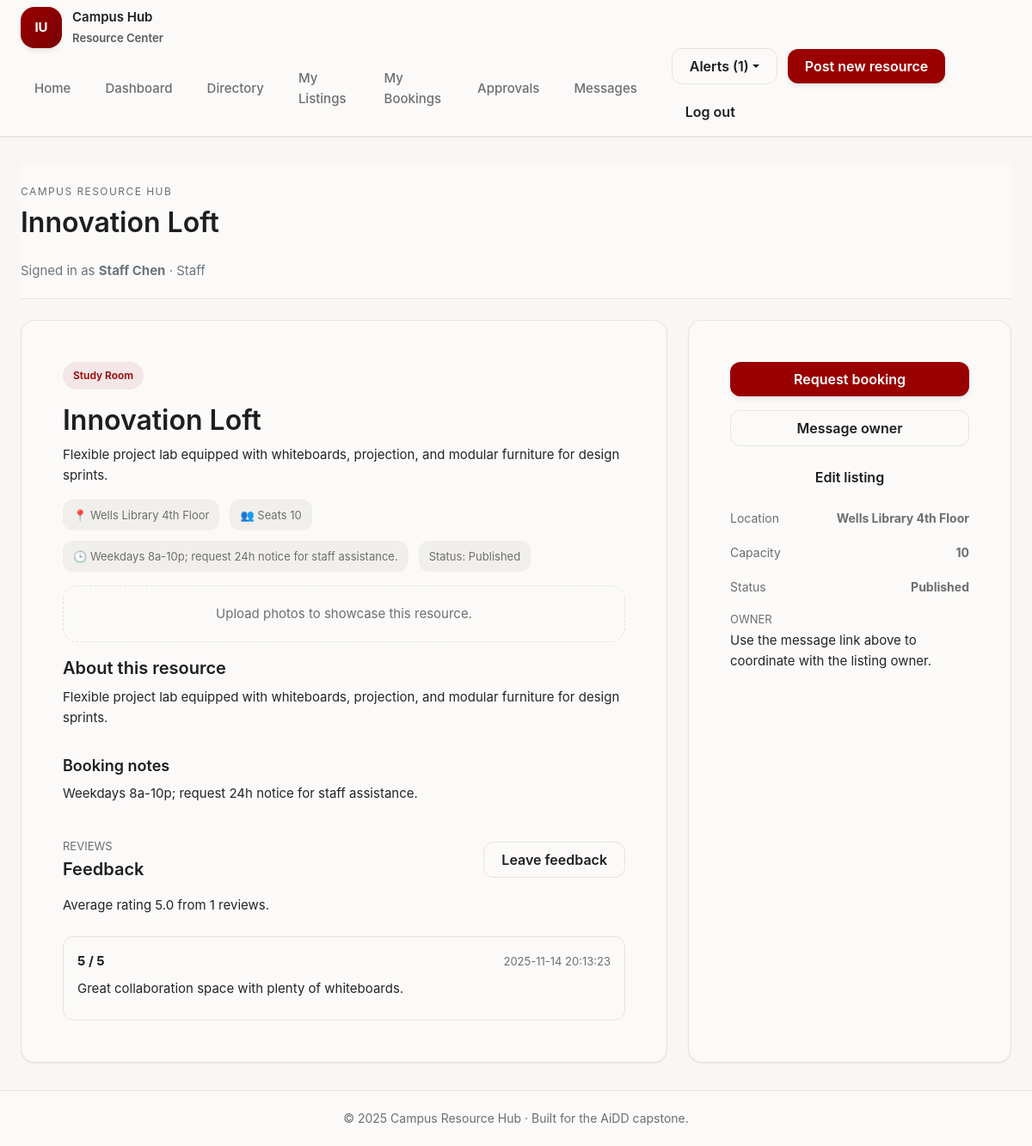
/resources/1 (signed in), run on the app's committed database.
### tables this page shows
CREATE TABLE resources (
    resource_id INTEGER PRIMARY KEY AUTOINCREMENT,
    owner_id INTEGER NOT NULL,
    title TEXT NOT NULL,
    summary TEXT NOT NULL,
    category TEXT NOT NULL,
    location TEXT NOT NULL,
    capacity INTEGER NOT NULL,
    availability_notes TEXT,
    status TEXT NOT NULL DEFAULT 'draft',
    created_at TEXT DEFAULT CURRENT_TIMESTAMP,
    updated_at TEXT DEFAULT CURRENT_TIMESTAMP,
    FOREIGN KEY(owner_id) REFERENCES users(user_id)
);

CREATE TABLE users (
    user_id INTEGER PRIMARY KEY AUTOINCREMENT,
    name TEXT NOT NULL,
    email TEXT NOT NULL UNIQUE,
    password_hash TEXT NOT NULL,
    role TEXT NOT NULL CHECK(role IN ('student','staff','admin')),
    department TEXT,
    email_verified INTEGER DEFAULT 0,
    created_at TEXT DEFAULT CURRENT_TIMESTAMP
);

CREATE TABLE reviews (
    review_id INTEGER PRIMARY KEY AUTOINCREMENT,
    resource_id INTEGER NOT NULL,
    reviewer_id INTEGER NOT NULL,
    rating INTEGER NOT NULL CHECK(rating BETWEEN 1 AND 5),
    comment TEXT,
    created_at TEXT DEFAULT CURRENT_TIMESTAMP,
    FOREIGN KEY(resource_id) REFERENCES resources(resource_id),
    FOREIGN KEY(reviewer_id) REFERENCES users(user_id)
);

### src/controllers/resource_controller.py (the view)
@resource_bp.route('/<int:resource_id>')
def detail(resource_id: int):
    resource = ResourceDAL.get_resource_by_id(resource_id)
    if not resource:
        flash('Resource not found.', 'warning')
        return redirect(url_for('resource.browse'))
    if resource.status != 'published' and (
        not current_user.is_authenticated or resource.owner_id != current_user.user_id
    ):
        flash('This listing is not currently available.', 'warning')
        return redirect(url_for('resource.browse'))
    related = ResourceDAL.get_related_resources(resource.category, exclude_id=resource_id)
    reviews = ReviewDAL.list_for_resource(resource_id)
    rating_stats = ReviewDAL.get_average_for_resource(resource_id)
    return render_template('resources/detail.html', resource=resource, related=related, reviews=reviews, rating_stats=rating_stats)

### src/data_access/db.py (called while the page is built)
def get_connection(close_only: bool = False) -> Optional[sqlite3.Connection]:
    if close_only:
        return getattr(g, '_database', None)
    conn = getattr(g, '_database', None)
    if conn is None:
        database_path = current_app.config['DATABASE_PATH']
        conn = g._database = sqlite3.connect(database_path, detect_types=sqlite3.PARSE_DECLTYPES)
        conn.row_factory = sqlite3.Row
    return conn

### src/data_access/notification_dal.py (called while the page is built)
    @staticmethod
    def list_for_user(user_id: int, limit: int = 10) -> List[dict]:
        conn = get_connection()
        rows = conn.execute(
            'SELECT * FROM notifications WHERE user_id = ? ORDER BY created_at DESC LIMIT ?',
            (user_id, limit)
        ).fetchall()
        return [dict(row) for row in rows]

### src/data_access/resource_dal.py (called while the page is built)
    @staticmethod
    def _row_to_resource(row) -> Optional[Resource]:
        if row is None:
            return None
        gallery_rows = ResourceDAL._fetch_gallery(row['resource_id'])
        return Resource(
            resource_id=row['resource_id'],
            owner_id=row['owner_id'],
            title=row['title'],
            summary=row['summary'],
            category=row['category'],
            location=row['location'],
            capacity=row['capacity'],
            availability_notes=row['availability_notes'],
            status=row['status'],
            gallery=gallery_rows,
        )

    @staticmethod
    def _fetch_gallery(resource_id: int) -> List[str]:
        conn = get_connection()
        rows = conn.execute(
            'SELECT file_path FROM resource_images WHERE resource_id = ? ORDER BY image_id ASC',
            (resource_id,)
        ).fetchall()
        return [row['file_path'] for row in rows]

    @staticmethod
    def get_resource_by_id(resource_id: int) -> Optional[Resource]:
        conn = get_connection()
        row = conn.execute('SELECT * FROM resources WHERE resource_id = ?', (resource_id,)).fetchone()
        return ResourceDAL._row_to_resource(row)

    @staticmethod
    def get_related_resources(category: str, exclude_id: int, limit: int = 3) -> List[Resource]:
        conn = get_connection()
        rows = conn.execute(
            'SELECT * FROM resources WHERE category = ? AND resource_id != ? AND status = ? ORDER BY created_at DESC LIMIT ?',
            (category, exclude_id, 'published', limit)
        ).fetchall()
        return [ResourceDAL._row_to_resource(row) for row in rows]

### src/templates/resources/detail.html (shortened to what this page needs)
{% extends 'layout.html' %}
{% block page_heading %}{{ resource.title }}{% endblock %}
{% block content %}
<div class="detail-grid">
    <section class="card-surface p-5 resource-hero">
        <div>
            <p class="badge-pill mb-3">{{ resource.category }}</p>
            <h1 class="text-h1 mb-2">{{ resource.title }}</h1>
            <p class="text-body mb-0">{{ resource.summary or 'Detailed description coming soon.' }}</p>
        </div>
        <div class="resource-meta-list">
            {% if resource.location %}<span class="resource-meta-item">📍 {{ resource.location }}</span>{% endif %}
            {% if resource.capacity %}<span class="resource-meta-item">👥 Seats {{ resource.capacity }}</span>{% endif %}
            {% if resource.availability_notes %}<span class="resource-meta-item">🕒 {{ resource.availability_notes }}</span>{% endif %}
            {% if resource.status %}<span class="resource-meta-item">Status: {{ resource.status|title }}</span>{% endif %}
        </div>
        <div class="resource-gallery">
            {% if resource.gallery %}
                {% for image in resource.gallery %}
                <img src="{{ url_for('static', filename=image) }}" class="img-fluid rounded mb-2" alt="Photo of {{ resource.title }}">
                {% endfor %}
            {% else %}
                <p class="mb-0">Upload photos to showcase this resource.</p>
            {% endif %}
        </div>
        <section>
            <h2 class="text-h3 mb-2">About this resource</h2>
            <p class="text-body">{{ resource.description or resource.summary or 'Add a detailed description to help students plan ahead.' }}</p>
        </section>
        <section>
            <h3 class="text-h4 mb-2">Booking notes</h3>
            <p class="text-body mb-0">{{ resource.availability_notes or 'See booking form for availability expectations and preparation details.' }}</p>
        </section>
        <section class="mt-4">
            <div class="d-flex justify-content-between align-items-center mb-3">
                <div>
                    <p class="text-caption text-uppercase mb-1">Reviews</p>
                    <h3 class="text-h3 mb-0">Feedback</h3>
                </div>
                {% if current_user.is_authenticated %}
                <a class="btn btn-secondary-iu" href="{{ url_for('review.create', resource_id=resource.resource_id) }}">Leave feedback</a>
                {% endif %}
            </div>
            {% if rating_stats.total_reviews %}
            <p class="text-body mb-4">Average rating {{ '%.1f'|format(rating_stats.avg_rating) }} from {{ rating_stats.total_reviews }} reviews.</p>
            {% endif %}
            {% if reviews %}
            <div class="review-list">
                {% for review in reviews %}
                <article class="review-entry">
                    <div class="d-flex justify-content-between align-items-center mb-2">
                        <strong>{{ review.rating }} / 5</strong>
                        <span class="text-caption">{{ review.created_at }}</span>
                    </div>
                    <p class="text-body mb-2">{{ review.comment or 'No written feedback.' }}</p>
                </article>
                {% endfor %}
            </div>
            {% else %}
            <p class="text-muted mb-0">No reviews yet.</p>
            {% endif %}
        </section>
    </section>
    <aside class="resource-quick-card card-surface p-5">
        <div class="d-flex flex-column gap-3">
            {% if current_user.is_authenticated %}
            <a href="{{ url_for('booking.request_booking', resource_id=resource.resource_id) }}" class="btn btn-primary-iu">Request booking</a>
            <a href="{{ url_for('message.start', owner_id=resource.owner_id, resource_id=resource.resource_id) }}" class="btn btn-secondary-iu">Message owner</a>
            {% else %}
            <a href="{{ url_for('auth.login') }}" class="btn btn-primary-iu">Sign in to book</a>
            {% endif %}
            {% if current_user.is_authenticated and current_user.user_id == resource.owner_id and current_user.role in ['staff', 'admin'] %}
            <a href="{{ url_for('resource.edit', resource_id=resource.resource_id) }}" class="btn btn-ghost-iu">Edit listing</a>
            {% endif %}
        </div>
        <div class="quick-stat">
            <span>Location</span>
            <strong>{{ resource.location or 'TBD' }}</strong>
        </div>
        <div class="quick-stat">
            <span>Capacity</span>
            <strong>{{ resource.capacity or '—' }}</strong>
        </div>
        <div class="quick-stat">
            <span>Status</span>
            <strong>{{ resource.status|title if resource.status else 'Published' }}</strong>
        </div>
        <div>
            <p class="text-caption text-uppercase mb-1">Owner</p>
            <p class="text-body mb-0">Use the message link above to coordinate with the listing owner.</p>
        </div>
    </aside>
</div>
{% endblock %}

### src/templates/layout.html (shortened to what this page needs)
<!DOCTYPE html>
<html lang="en">
<head>
    <link href="https://cdn.jsdelivr.net/npm/bootstrap@5.3.3/dist/css/bootstrap.min.css" rel="stylesheet">
    <link rel="stylesheet" href="{{ url_for('static', filename='css/app.css') }}?v={{ current_year }}">
</head>
<body>
    <div class="app-shell">
        <nav class="global-nav navbar navbar-expand-lg navbar-light" aria-label="Primary">
            <div class="app-container d-flex flex-wrap align-items-center">
                <a class="brand-mark me-auto" href="{{ url_for('site.home') }}">
                    <span class="brand-icon">IU</span>
                    <div>
                        <span class="d-block">Campus Hub</span>
                        <small class="text-muted">Resource Center</small>
                    </div>
                </a>
                <div class="collapse navbar-collapse" id="primaryNav">
                    <ul class="navbar-nav ms-auto align-items-lg-center gap-2">
                        <li class="nav-item"><a class="nav-pill" href="{{ url_for('site.home') }}">Home</a></li>
                        <li class="nav-item"><a class="nav-pill" href="{{ url_for('dashboard.overview') }}">Dashboard</a></li>
                        <li class="nav-item"><a class="nav-pill" href="{{ url_for('resource.browse') }}">Directory</a></li>
                        {% if current_user.is_authenticated %}
                        {% if current_user.role in ['staff', 'admin'] %}
                        <li class="nav-item"><a class="nav-pill" href="{{ url_for('resource.my_resources') }}">My Listings</a></li>
                        {% endif %}
                        <li class="nav-item"><a class="nav-pill" href="{{ url_for('booking.my_bookings') }}">My Bookings</a></li>
                        {% if current_user.role in ['staff', 'admin'] %}
                        <li class="nav-item"><a class="nav-pill" href="{{ url_for('booking.owner_inbox') }}">Approvals</a></li>
                        {% endif %}
                        <li class="nav-item"><a class="nav-pill" href="{{ url_for('message.inbox') }}">Messages</a></li>
                        {% endif %}
                    </ul>
                    <div class="nav-actions ms-lg-4">
                        {% if current_user.is_authenticated %}
                        <div class="dropdown">
                            <button class="btn btn-secondary-iu dropdown-toggle" type="button" data-bs-toggle="dropdown" aria-expanded="false">
                                Alerts ({{ nav_notifications|length }})
                            </button>
                        </div>
                        {% if current_user.role in ['staff', 'admin'] %}
                        <a href="{{ url_for('resource.create') }}" class="btn btn-primary-iu">Post new resource</a>
                        {% endif %}
                        <a href="{{ url_for('auth.logout') }}" class="btn btn-ghost-iu">Log out</a>
                        {% else %}
                        <a class="btn btn-secondary-iu" href="{{ url_for('auth.login') }}">Sign in</a>
                        <a class="btn btn-primary-iu" href="{{ url_for('auth.register') }}">Get started</a>
                        {% endif %}
                    </div>
                </div>
            </div>
        </nav>
        <main id="main-content" class="app-content">
            <div class="app-container">
                <header class="app-topbar">
                    <div class="page-heading">
                        <p class="eyebrow mb-1">Campus Resource Hub</p>
                        <h1 class="mb-0">{% block page_heading %}Resource Hub{% endblock %}</h1>
                    </div>
                    {% if current_user.is_authenticated %}
                    <p class="text-secondary mb-0">Signed in as <strong>{{ current_user.name }}</strong> · {{ current_user.role|title }}</p>
                    {% endif %}
                </header>
                {% block content %}{% endblock %}
            </div>
        </main>
        <footer class="app-footer">
            <div class="app-container">
                &copy; {{ current_year }} Campus Resource Hub · Built for the AiDD capstone.
            </div>
        </footer>
    </div>
</body>
</html>

### data on the page
resources: title "Innovation Loft", category "Study Room", summary "Flexible project lab equipped with whiteboards, projection, and modular furniture for design sprints.", location "Wells Library 4th Floor", capacity "10", availability_notes "Weekdays 8a-10p; request 24h notice for staff assistance.", status "Published"
users: name "Staff Chen", role "Staff"
reviews: rating "5", created_at "2025-11-14 20:13:23", comment "Great collaboration space with plenty of whiteboards."

### other printed values
{{ nav_notifications|length }} "1"
{{ '%.1f'|format(rating_stats.avg_rating) }} "5.0"
{{ rating_stats.total_reviews }} "1"
